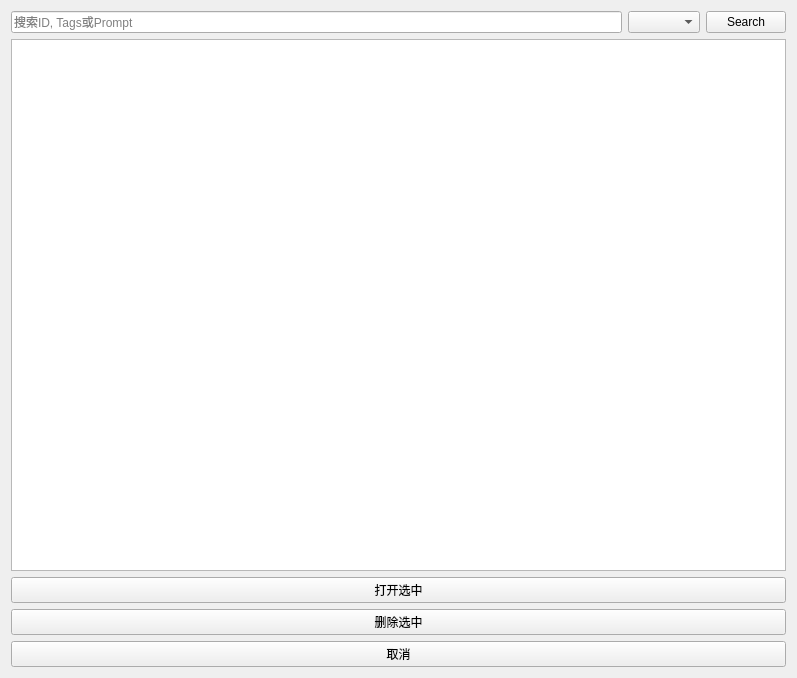
<?xml version="1.0" encoding="UTF-8"?>
<ui version="4.0">
 <class>GalleryWindow</class>
 <widget class="QWidget" name="GalleryWindow">
  <property name="geometry">
   <rect>
    <x>0</x>
    <y>0</y>
    <width>797</width>
    <height>678</height>
   </rect>
  </property>
  <property name="windowTitle">
   <string>GalleryWindow</string>
  </property>
  <layout class="QVBoxLayout" name="verticalLayout">
   <item>
    <layout class="QHBoxLayout" name="horizontalLayout">
     <item>
      <widget class="QLineEdit" name="editSearch">
       <property name="placeholderText">
        <string>搜索ID, Tags或Prompt</string>
       </property>
      </widget>
     </item>
     <item>
      <widget class="QComboBox" name="comboFilter"/>
     </item>
     <item>
      <widget class="QPushButton" name="btnSearch">
       <property name="text">
        <string>Search</string>
       </property>
      </widget>
     </item>
    </layout>
   </item>
   <item>
    <widget class="QListWidget" name="listGallery">
     <property name="iconSize">
      <size>
       <width>128</width>
       <height>128</height>
      </size>
     </property>
     <property name="resizeMode">
      <enum>QListView::ResizeMode::Adjust</enum>
     </property>
     <property name="spacing">
      <number>10</number>
     </property>
     <property name="viewMode">
      <enum>QListView::ViewMode::IconMode</enum>
     </property>
    </widget>
   </item>
   <item>
    <widget class="QPushButton" name="btnOpen">
     <property name="text">
      <string>打开选中</string>
     </property>
    </widget>
   </item>
   <item>
    <widget class="QPushButton" name="btnDelete">
     <property name="text">
      <string>删除选中</string>
     </property>
    </widget>
   </item>
   <item>
    <widget class="QPushButton" name="btnCancel">
     <property name="text">
      <string>取消</string>
     </property>
    </widget>
   </item>
  </layout>
 </widget>
 <layoutdefault spacing="6" margin="11"/>
 <resources/>
 <connections/>
</ui>
